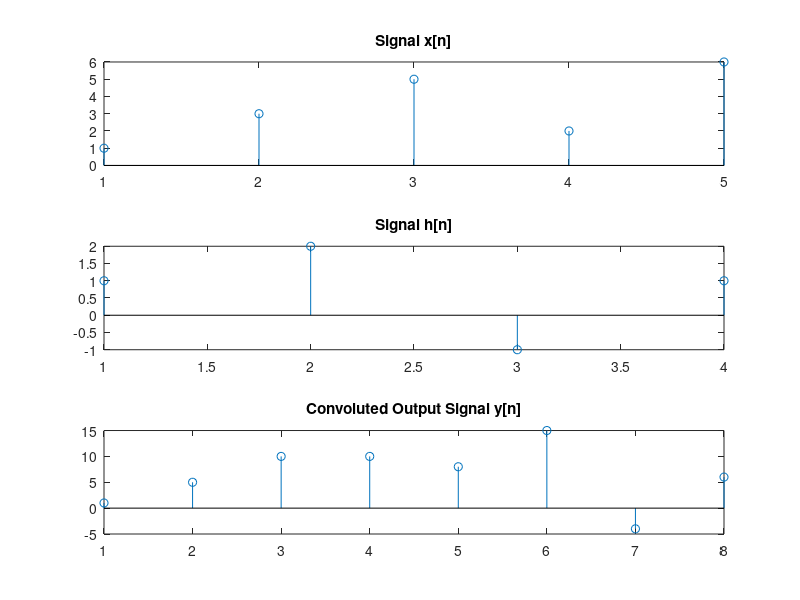

Write the MATLAB code that produced this figure.
%convolution of discrete signals 
hold on 
x=[1,3,5,2,6];
h=[1,2,-1,1];
y=conv(x,h)

subplot(311);
stem(x);
title('Signal x[n]')

subplot(312);
stem(h);
title('Signal h[n]')

subplot(313);
stem(y);
title('Convoluted Output Signal y[n]')



hold off 

